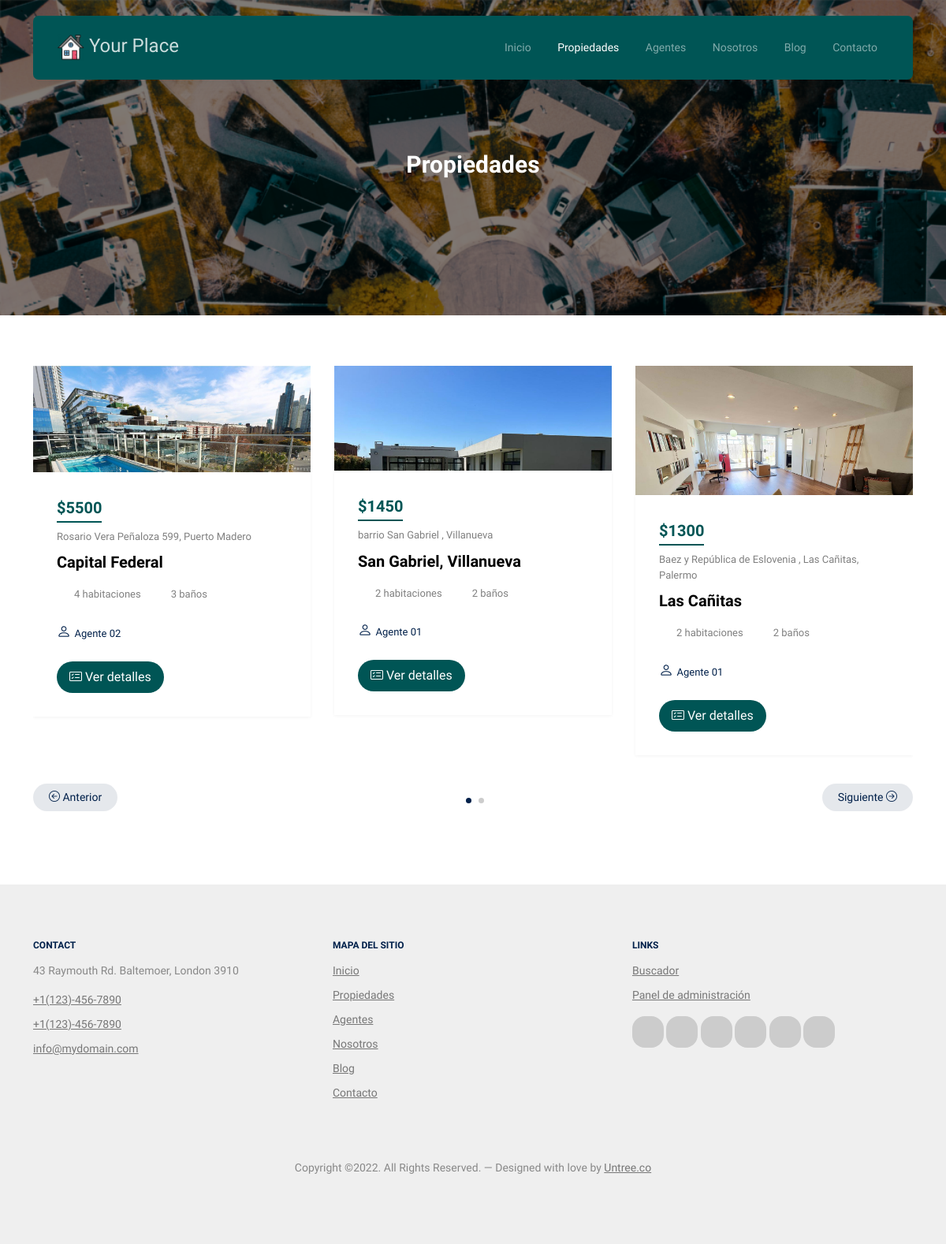
The page /propiedades/ on the database as committed earlier.
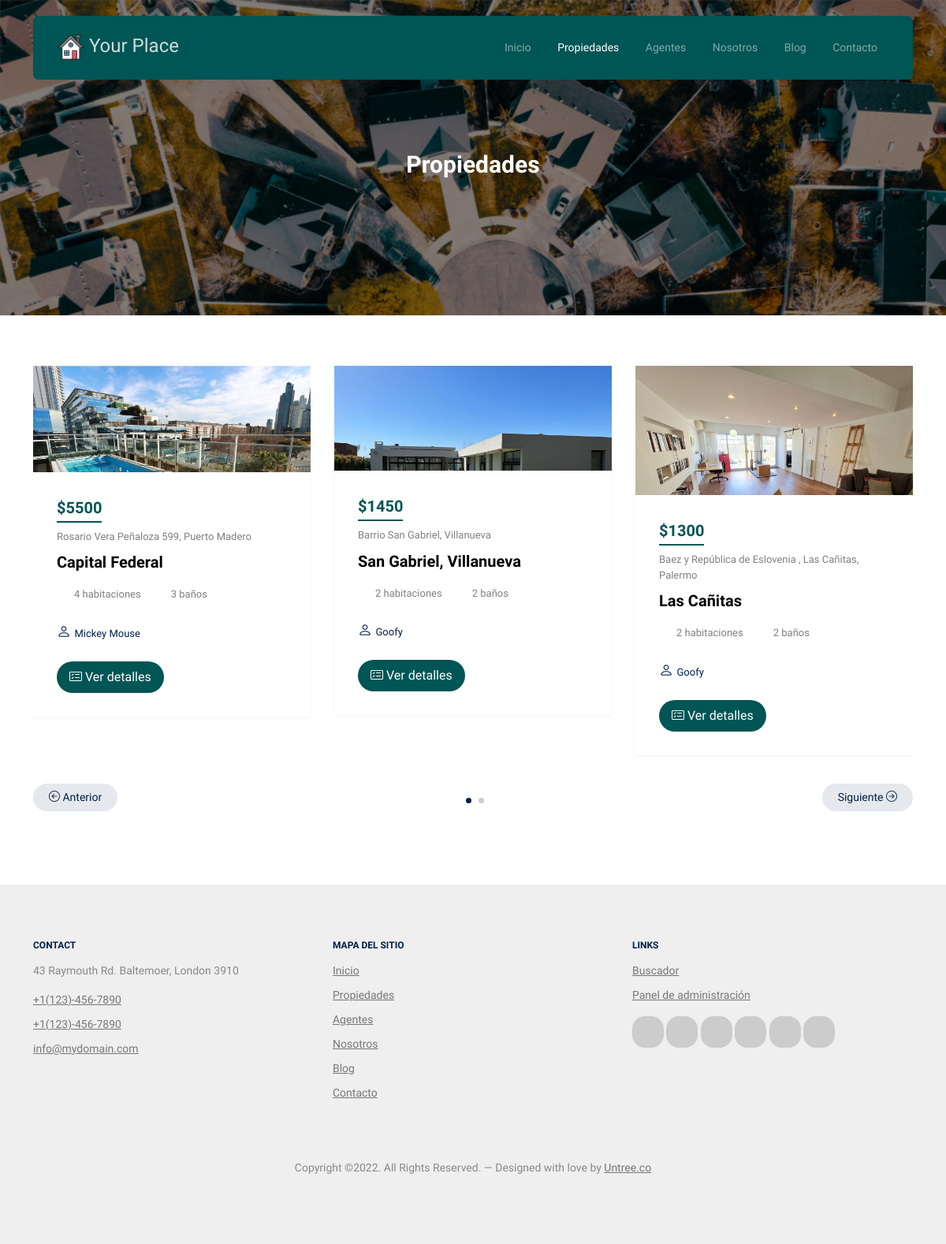
The same page on the database as committed later.
### panel/models.py (models this page shows, shortened)
class Page_Model(models.Model):
    name = models.CharField(max_length=250, default='sin_nombre', verbose_name='Nombre [*]')
    title = models.CharField(max_length=250, default='Sin título', verbose_name='Título [*]')
    subtitle = models.CharField(max_length=250, null=True, blank=True, verbose_name='Subtítulo')
    abstract = RichTextField(null=True, blank=True, verbose_name='Resumen')
    content = RichTextField(verbose_name='Contenido [*]')
    date = models.DateField(null=True, blank=True, verbose_name='Fecha')
    image_main = models.ImageField(null=True, blank=True, upload_to='img_page/', default='', verbose_name='Imagen principal')
    draft = models.BooleanField(null=True, blank=True, default=True, verbose_name='Borrador')
    class Meta:
        verbose_name = 'Página'
        verbose_name_plural = 'Páginas'
        ordering = ['-date']

### realstate/models.py (models this page shows, shortened)
class Realstate_Model(models.Model):
    name = models.CharField(max_length=250, verbose_name='Nombre [*]')
    address = models.CharField(max_length=250, verbose_name='Dirección [*]')
    price = models.IntegerField(verbose_name='Precio [*]')
    location = models.CharField(max_length=250, verbose_name='Localización [*]')
    fk_tipo_inmueble = models.ForeignKey('Realstate_Type_Model', on_delete=models.DO_NOTHING, verbose_name='Tipo de inmueble [*]')
    fk_agent = models.ForeignKey('agent.Agent_Model', on_delete=models.DO_NOTHING, null=True, blank=True, verbose_name='Agente')
    bath_qty = models.CharField(max_length=2, verbose_name='Cantidad de baños [*]')
    room_qty = models.CharField(max_length=2, verbose_name='Cantidad de habitaciones [*]')
    date = models.DateField(verbose_name='Fecha')
    description = RichTextField(null=True, blank=True, verbose_name='Descripción')
    image_main = models.ImageField(null=True, blank=True, upload_to='img_realstate/', default='', verbose_name='Imagen principal')
    image_01 = models.ImageField(null=True, blank=True, upload_to='img_realstate/', default='', verbose_name='Imagen carrusel 01')
    image_02 = models.ImageField(null=True, blank=True, upload_to='img_realstate/', default='', verbose_name='Imagen carrusel 02')
    image_03 = models.ImageField(null=True, blank=True, upload_to='img_realstate/', default='', verbose_name='Imagen carrusel 03')
    image_04 = models.ImageField(null=True, blank=True, upload_to='img_realstate/', default='', verbose_name='Imagen carrusel 04')
    image_05 = models.ImageField(null=True, blank=True, upload_to='img_realstate/', default='', verbose_name='Imagen carrusel 05')
    draft = models.BooleanField(null=True, blank=True, default=True, verbose_name='Borrador')
    class Meta:
        verbose_name = 'Inmueble'
        verbose_name_plural = 'Inmuebles'
        ordering = ['-date']

### agent/models.py (models this page shows)
class Agent_Model(models.Model):
    name = models.CharField(max_length=250, verbose_name='Nombre [*]')
    email = models.EmailField(max_length=254, verbose_name='Correo electrónico [*]')
    image_main = models.ImageField(upload_to='img_agent/', default='', verbose_name='Imagen [*]')
    description = RichTextField(null=True, blank=True, verbose_name='Descripción')
    url_twitter = models.CharField(max_length=250, null=True, blank=True, default='', verbose_name='Twitter')
    url_facebook = models.CharField(max_length=250, null=True, blank=True, default='', verbose_name='Facebook')
    url_linkedin = models.CharField(max_length=250, null=True, blank=True, default='', verbose_name='Linkedin')
    url_instagram = models.CharField(max_length=250, null=True, blank=True, default='', verbose_name='Instagram')
    user = models.OneToOneField(User, on_delete=models.SET_NULL, null=True, blank=True, verbose_name='Usuario')
    draft = models.BooleanField(null=True, blank=True, default=True, verbose_name='Borrador')
    class Meta:
        verbose_name = 'Agente'
        verbose_name_plural = 'Agentes'
        ordering = ['-id']
    def __str__(self):
        return self.name

### website/views.py (the view)
# urls.py: path('propiedades/', realstates, name="realstates"),
def realstates(request):
    page_content = Page_Model.objects.filter(name='realstates')
    inmuebles_list = Realstate_Model.objects.filter(draft=False).order_by('-date')
    context = {
        'page' : 'Propiedades',
        'page_content': page_content,
        'inmuebles': inmuebles_list,
    }
    return render(request, "website/properties.html", context)

### website/templates/website/properties.html (shortened to what this page needs)
{% extends "website/base.html" %}
{% load static %}
{% block content %}
	<div class="hero page-inner overlay" style="background-image: url('{{ page_content.0.image_main.url }}');">
		<div class="container">
			<div class="row justify-content-center align-items-center">
				<div class="col-lg-9 text-center mt-5">
					<h1 class="heading" data-aos="fade-up">{{ page }}</h1>
				</div>
			</div>
		</div>
	</div>
	{% if inmuebles %}
	<div class="section">
		<div class="container">
			<div class="row">
				<div class="col-12">
					<div class="property-slider-wrap">
						<div class="property-slider">
							{% for item in inmuebles %}
							<div class="property-item">
								<a href="{% url 'realstates_detail' item.id %}" class="img">
									<img src="{{ item.image_main.url }}" alt="Image" class="img-fluid">
								</a>
								<div class="property-content">
									<div class="price mb-2"><span>${{ item.price }}</span></div>
									<div>
										<span class="d-block mb-2 text-black-50">{{ item.address }}</span>
										<span class="city d-block mb-3">{{ item.location }}</span>
										<div class="specs d-flex mb-4">
											<span class="d-block d-flex align-items-center me-3">
												<span class="icon-bed me-2"></span>
												<span class="caption">{{ item.room_qty }} habitaciones</span>
											</span>
											<span class="d-block d-flex align-items-center">
												<span class="icon-bath me-2"></span>
												<span class="caption">{{ item.bath_qty }} baños</span>
											</span>
										</div>
										<div class="specs d-flex mb-4">
											<span class="d-block d-flex align-items-center me-3">
												<a href="{% url 'agents_detail' item.fk_agent.id %}">
													<span class="bi bi-person"></span>
													<span class="caption">{{ item.fk_agent }}</span>
												</a>
											</span>
										</div>
										<a href="{% url 'realstates_detail' item.id %}" class="btn btn-primary py-2 px-3">
											<i class="bi bi-card-checklist"></i>
											Ver detalles
										</a>
									</div>
								</div>
							</div>
							{% endfor %}
						</div>
						<div id="property-nav" class="controls" tabindex="0" aria-label="Carousel Navigation">
							<span class="prev" data-controls="prev" aria-controls="property" tabindex="-1">
								<i class="bi bi-arrow-left-circle"></i>
								Anterior
							</span>
							<span class="next" data-controls="next" aria-controls="property" tabindex="-1">
								Siguiente
								<i class="bi bi-arrow-right-circle"></i>
							</span>
						</div>
					</div>
				</div>
			</div>
		</div>
	</div>
	{% endif %}
	{% endblock content %}

### website/templates/website/base.html (shortened to what this page needs)
<!DOCTYPE html>
{% load static %}
<html lang="en">
    <head>
        <link rel="stylesheet" href="{% static 'fonts/icomoon/style.css' %}">
        <link rel="stylesheet" href="{% static 'fonts/flaticon/font/flaticon.css' %}">
        <link href="{% static 'vendor/bootstrap-icons/bootstrap-icons.css' %}" rel="stylesheet">
        <link href="{% static 'vendor/boxicons/css/boxicons.min.css' %}" rel="stylesheet">
        <link href="{% static 'vendor/remixicon/remixicon.css' %}" rel="stylesheet">
        <link rel="stylesheet" href="{% static 'css/tiny-slider.css' %}">
        <link rel="stylesheet" href="{% static 'css/aos.css' %}">
        <link rel="stylesheet" href="{% static 'css/style.css' %}">
    </head>
    <body>
        {% include 'website/navbar.html' %}
        {% block content %}
        {% endblock content %}
        {% include 'website/footer.html' %}
    </body>
</html>

### website/templates/website/navbar.html (shortened to what this page needs)
{% load static %}
        <nav class="site-nav">
            <div class="container">
                <div class="menu-bg-wrap">
                    <div class="site-navigation">
                        <a href="{% url 'inicio' %}" class="logo m-0 float-start">
                            <img src="{% static 'images/logo.png' %}" height="35">
                            Your Place</a>
                        <ul class="js-clone-nav d-none d-lg-inline-block text-start site-menu float-end">
                            <li class="{% if 'inicio' in request.path %} active {% endif %}"><a href="{% url 'inicio' %}">Inicio</a></li>
                            <li class="{% if 'propiedades' in request.path %} active {% endif %}"><a href="{% url 'realstates' %}">Propiedades</a></li>
                            <li class="{% if 'agentes' in request.path %} active {% endif %}"><a href="{% url 'agents' %}">Agentes</a></li>
                            <li class="{% if 'nosotros' in request.path %} active {% endif %}"><a href="{% url 'about' %}">Nosotros</a></li>
                            <li class="{% if 'blog' in request.path %} active {% endif %}"><a href="{% url 'blog' %}">Blog</a></li>
                            <li class="{% if 'contact' in request.path %} active {% endif %}"><a href="{% url 'contact' %}">Contacto</a></li>
                        </ul>
                    </div>
                </div>
            </div>
        </nav>

### website/templates/website/footer.html (shortened to what this page needs)
{% load static %}
        <div class="site-footer">
            <div class="container">
                <div class="row">
                    <div class="col-lg-4">
                        <div class="widget">
                            <h3>Contact</h3>
                            <address>43 Raymouth Rd. Baltemoer, London 3910</address>
                            <ul class="list-unstyled links">
                                <li><a href="tel://11234567890">+1(123)-456-7890</a></li>
                                <li><a href="tel://11234567890">+1(123)-456-7890</a></li>
                                <li><a href="mailto:info@mydomain.com">info@mydomain.com</a></li>
                            </ul>
                        </div>
                    </div>
                    <div class="col-lg-4">
                        <div class="widget">
                            <h3>Mapa del sitio</h3>
                            <ul class="list-unstyled float-start links">
                                <li><a href="{% url 'inicio' %}">Inicio</a></li>
                                <li><a href="{% url 'realstates' %}">Propiedades</a></li>
                                <li><a href="{% url 'agents' %}">Agentes</a></li>
                                <li><a href="{% url 'about' %}">Nosotros</a></li>
                                <li><a href="{% url 'blog' %}">Blog</a></li>
                                <li><a href="{% url 'contact' %}">Contacto</a></li>
                            </ul>
                        </div>
                    </div>
                    <div class="col-lg-4">
                        <div class="widget">
                            <h3>Links</h3>
                            <ul class="list-unstyled links">
                                <li><a href="{% url 'resultados_busqueda_inmuebles' %}">Buscador</a></li>
                                <li><a href="{% url 'app_panel_index' %}">Panel de administración</a></li>
                            </ul>
                            <ul class="list-unstyled social">
                                <li><a href="#"><span class="icon-instagram"></span></a></li>
                                <li><a href="#"><span class="icon-twitter"></span></a></li>
                                <li><a href="#"><span class="icon-facebook"></span></a></li>
                                <li><a href="#"><span class="icon-linkedin"></span></a></li>
                                <li><a href="#"><span class="icon-pinterest"></span></a></li>
                                <li><a href="#"><span class="icon-dribbble"></span></a></li>
                            </ul>
                        </div>
                    </div>
                </div>
                <div class="row mt-5">
                    <div class="col-12 text-center">
                        <p>Copyright &copy;. All Rights Reserved. &mdash; Designed with love by <a href="https://untree.co">Untree.co</a>
                        </p>
                    </div>
                </div>
            </div>
        </div> <!-- /.site-foo

### website/static/css/tiny-slider.css (style rules this page uses)
.tns-slider { -webkit-transition:all 0s;-moz-transition:all 0s;transition:all 0s }
.tns-slider>.tns-item { -webkit-box-sizing:border-box;-moz-box-sizing:border-box;box-sizing:border-box }
.tns-horizontal.tns-subpixel { white-space:nowrap }
.tns-horizontal.tns-subpixel>.tns-item { display:inline-block;vertical-align:top;white-space:normal }

Rows that differ between the two databases and show on the page:
changed through a linked row, Realstate_Model "Capital Federal": fk_agent "Agente 02" → "Mickey Mouse"
changed Realstate_Model "San Gabriel, Villanueva": address "barrio San Gabriel , Villanueva" → "Barrio San Gabriel, Villanueva"; fk_agent "Agente 01" → "Goofy"
changed through a linked row, Realstate_Model "Las Cañitas": fk_agent "Agente 01" → "Goofy"
